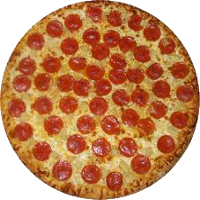
#> input picture Plazza/lib_plazza_Qt/resources/pizza2-tmp.png, 200 x 200 px, given in place of img.png, which was not available
$ python PIL_Blur.py ../Plazza/lib_plazza_Qt/resources/pizza2-tmp.png   (Python 2 division)
#> lines starting #> are read from the running program, lines starting #| are printed output that depends on the picture
from PIL import Image, ImageDraw
import sys

def main(argv):
    image = Image.open("img.png")
#> image is the input picture: PIL image 200x200 RGBA; mean R, G, B, A 143.7, 86.7, 44.9, 199.9
    destination = Image.new(image.mode, image.size)
#> destination: PIL image 200x200 RGBA; every value is 0
    #Change radius for an image with more blur
    radius = 7

    blur(image, destination, radius)
    destination.save("img_blurred.png")

def blur(image, dest, radius):
#> called with radius = 7
    pixSource = image.load()
    pixDest = dest.load()
    width, height = image.size
#> width = 200; height = 200
    #Little upgrade O(n^3) instead of O(n^4)
    horizontalBlurring(pixSource, pixDest, width, height, radius)
    verticalBlurring(pixSource, pixDest, width, height, radius)

def horizontalBlurring(pixSource, pixDest, width, height, radius):
#> called with width = 200, height = 200, radius = 7
    for y in range(height):
        for x in range(width):
            weight = [0, 0, 0]
            nbValue = 0
            for i in range(-radius, radius):
                #Check we stay in the image dimensions
                if x + i >= 0 and x + i < width:
                    nbValue += 1
                    #Add each RGB value from the radius square
                    weight = [value + add for value, add in zip(weight, pixSource[x + i, y])]
            pixDest[x, y] = tuple([color / nbValue for color in weight])

def verticalBlurring(pixSource, pixDest, width, height, radius):
#> called with width = 200, height = 200, radius = 7
    for y in range(height):
        for x in range(width):
            weight = [0, 0, 0]
            nbValue = 0
            for i in range(-radius, radius):
                #Check we stay in the image dimensions
                if y + i >= 0 and y + i < height:
                    nbValue += 1
                    #Add each RGB value from the radius square
                    weight = [value + add for value, add in zip(weight, pixSource[x, y + i])]
            pixDest[x, y] = tuple([color / nbValue for color in weight])


if __name__ == "__main__":
    main(sys.argv[1:])
#> in main, `destination.save("img_blurred.png")`:
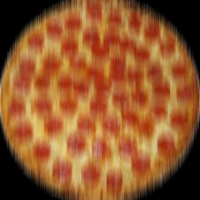
#> saved as img_blurred.png: PIL image 200x200 RGBA; mean R, G, B, A 143.5, 86.4, 44.6, 255

$ run again, on Plazza/lib_plazza_Qt/resources/pizza3-tmp.png
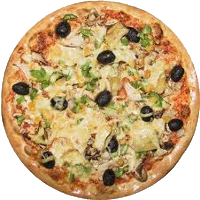
#> input picture Plazza/lib_plazza_Qt/resources/pizza3-tmp.png, 200 x 200 px, given in place of img.png, which was not available
#> in main, image is the input picture: PIL image 200x200 RGBA; mean R, G, B, A 200.7, 172, 129.6, 200.3
#> destination: PIL image 200x200 RGBA; every value is 0
#> in main, `destination.save("img_blurred.png")`:
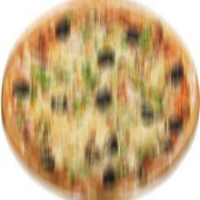
#> saved as img_blurred.png: PIL image 200x200 RGBA; mean R, G, B, A 200.3, 171.5, 129, 255

$ run again, on Plazza/lib_plazza_Qt/resources/pizza4-tmp.png
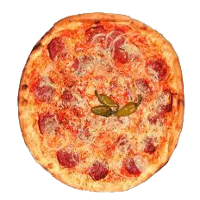
#> input picture Plazza/lib_plazza_Qt/resources/pizza4-tmp.png, 200 x 200 px, given in place of img.png, which was not available
#> in main, image is the input picture: PIL image 200x200 RGBA; mean R, G, B, A 139.9, 82.9, 50.4, 155.9
#> destination: PIL image 200x200 RGBA; every value is 0
#> in main, `destination.save("img_blurred.png")`:
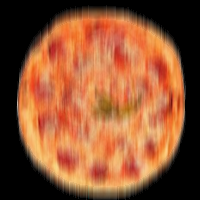
#> saved as img_blurred.png: PIL image 200x200 RGBA; mean R, G, B, A 139.6, 82.7, 50.1, 255
